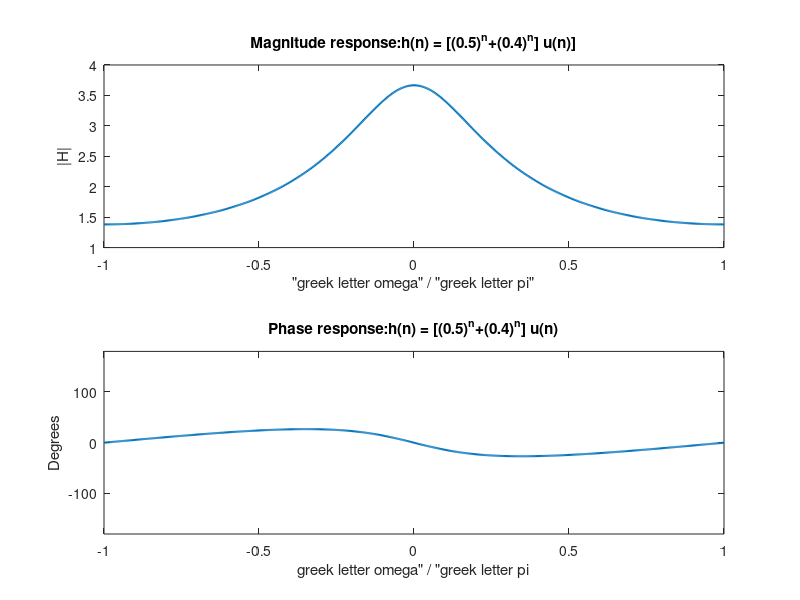

This figure's MATLAB source:
% task 1b: h(n) = ((0.5)^n+(0.4)^n) u(n); 
%         H(w) = (2-0.9*exp(-j*w))./(1-0.9*exp(-j*w)+0.2*exp(-j*2*w))
clc; close all;
% find magnitude and phase of H with interval as [-pi,pi] with 300 steps

% set n be 0 to 50
n = [0:50];

% define w be the interval of [-pi, pi] with 300 steps
w = [-300:300]*pi/300; 

% define H be dtft of h
H = (2-0.9*exp(-j*w))./(1-0.9*exp(-j*w)+0.2*exp(-j*2*w))

% define magH be magnitude of H 
magH = abs(H);

% define phaH be phase of H
phaH = angle(H)*180/pi;



% plot subplot 2x1 window
% 1st plot be magnitude
% 2nd plot be phase

% 1st plot x label : "greek letter omega" / "greek letter pi"
% 1st plot y label : |H|
% 1st plot title : Magnitude response:h(n) = [(0.5)^n+(0.4)^n] u(n)
% axis be x-axis : [-1 1]; y-axis : [1 4]
subplot(2,1,1); plot(w/pi,magH,'LineWidth',1.5); axis([-1 1 1 4]);
xlabel('"greek letter omega" / "greek letter pi"'); ylabel('|H|');
title('Magnitude response:h(n) = [(0.5)^n+(0.4)^n] u(n)]');


% 2nd plot x label : "greek letter omega" / "greek letter pi"
% 2nd plot y label : Degrees
% 2nd plot title : Phase response:h(n) = [(0.5)^n+(0.4)^n] u(n)
% axis be x-axis : [-1 1]; y-axis : [-180 180] 
subplot(2,1,2); plot(w/pi,phaH,'LineWidth',1.5); axis([-1 1 -180 180]);
xlabel('greek letter omega" / "greek letter pi'); ylabel('Degrees');
title('Phase response:h(n) = [(0.5)^n+(0.4)^n] u(n)');

